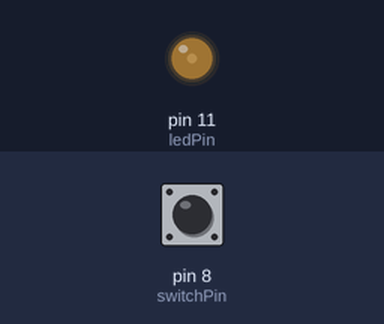
Recording of a sketch running on a simulated Arduino Uno, built with avr-gcc and run on an emulated ATmega328P. Parts: output pins drawn as LEDs (lit = HIGH). The test bench sets the inputs (shaded band); at power-on: pin 8 (switchPin) HIGH.

Above: at 1.2 s.
1.3 s: pin 8 (switchPin) pulled LOW for 0.15 s
At 1.9 s:
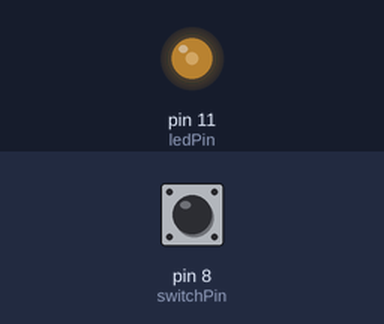
2.9 s: pin 8 (switchPin) pulled LOW for 1 s
At 4.4 s:
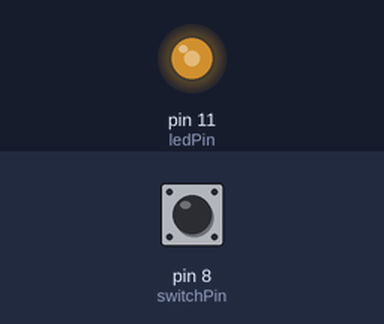
5.4 s: pin 8 (switchPin) pulled LOW for 0.15 s
At 6.2 s:
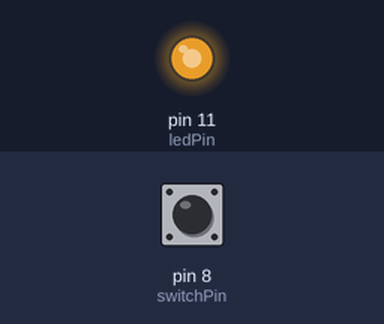
7.0 s: pin 8 (switchPin) pulsed LOW 5 times (0.12 s each, 0.3 s apart)
At 7.57 s:
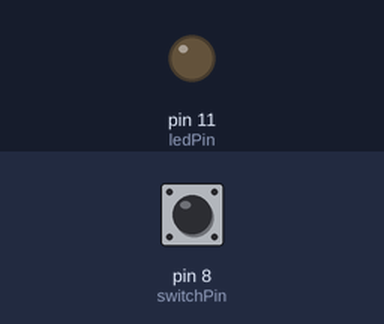
10.0 s: pin 8 (switchPin) pulled LOW for 3.2 s
At 13.8 s:
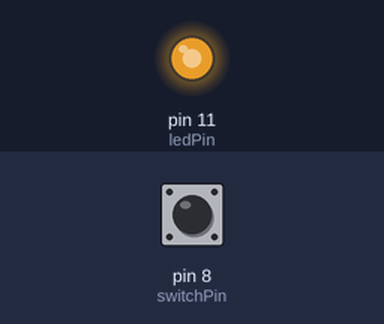
Timing chart, 0 to 15.3 s (numbered marks = the images above; inputs shaded):
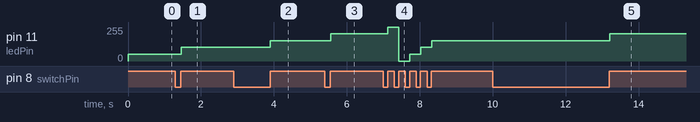

The sketch:

_02-button-led-progressive.ino
```cpp
// when the button is pressed
// display a different level of brightness

int switchPin = 8;
int ledPin = 11;

boolean lastButton = LOW;
boolean currentButton = LOW;
int ledLevel = 0;

boolean debounce (boolean prev){

  boolean current = digitalRead(switchPin);

  if (prev != current){
    delay (5);
    current = digitalRead(switchPin);
  }

  return current;
}


void setup() {

  pinMode (switchPin, INPUT);
  pinMode (ledPin, OUTPUT);

}

void loop() {
  currentButton = debounce (lastButton);

  if (lastButton == LOW && currentButton == HIGH){
    ledLevel = (ledLevel + 51);
  }

  if (ledLevel > 255){
    ledLevel = 0;
  }

  lastButton = currentButton;
  analogWrite (ledPin, ledLevel);

}
```

Measured:
- after the input at 1.3 s, pin 11 (ledPin): 51/255 → 102/255 after 0.16 s
- after the input at 2.9 s, pin 11 (ledPin): 102/255 → 153/255 after 1.0 s
- after the input at 5.4 s, pin 11 (ledPin): 153/255 → 204/255 after 0.16 s
- after the input at 7.0 s, pin 11 (ledPin): 204/255 → 255/255 after 0.13 s, → 0/255 0.30 s later, → 51/255 0.30 s later, → 102/255 0.30 s later, … (5 changes in this stretch)
- after the input at 10.0 s, pin 11 (ledPin): 153/255 → 204/255 after 3.2 s
